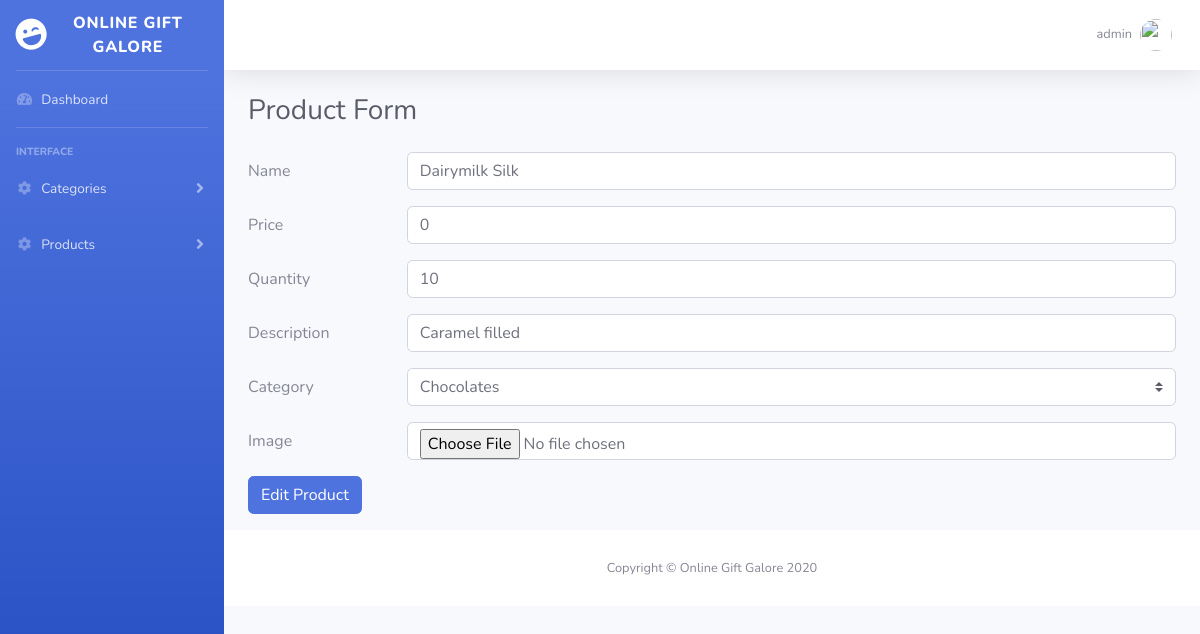
The app's page /template/admin/edit-post.php?id=26 (signed in) with its own data.
### tables this page shows
CREATE TABLE `products` (
  `id` int(255) NOT NULL,
  `name` varchar(255) NOT NULL,
  `price` int(11) NOT NULL,
  `category_id` int(3) NOT NULL,
  `quantity` int(10) NOT NULL,
  `description` longtext NOT NULL,
  `image` varchar(100) NOT NULL
);

CREATE TABLE `categories` (
  `id` int(255) NOT NULL,
  `name` varchar(255) NOT NULL,
  `summary` text DEFAULT NULL,
  `image` varchar(100) DEFAULT NULL
);

### template/admin/edit-post.php (the view, shortened to what this page needs)
<?php
  include("includes/head.php");
  $query = "SELECT * from categories";
  $result = $db->query($query);
  $categories = [];
  while ($row = $result->fetch_assoc()) {
    $categories[] = $row;
  }
  function fetch($table,$id,$db)
  {
  $table = mysqli_real_escape_string($db,$table);
  $id    = (int) $id;
  $sql = "SELECT * FROM `{$table}` WHERE `id` = {$id}";
  $query = $db->query($sql);
  $data = $query->fetch_assoc();
  return $data;
  }
  $data = fetch('products',$_GET['id'],$db);
?>
        <div class="container-fluid">
          <h1 class="h3 mb-4 text-gray-800">Product Form</h1>
          <form method="POST" action="" enctype="multipart/form-data">
          <div class="form-group row">
            <label for="name" class="col-sm-2 col-form-label"> Name</label>
            <div class="col-sm-10">
              <input type="text" class="form-control" id="name" required="" name="name" value="<?php echo $data['name'] ?>">
            </div>
          </div>
          <div class="form-group row">
            <label for="price" class="col-sm-2 col-form-label"> Price</label>
            <div class="col-sm-10">
              <input type="text" class="form-control" id="price" required="" name="price" value="<?php echo $data['price'] ?>">
            </div>
          </div>
          <div class="form-group row">
            <label for="quantity" class="col-sm-2 col-form-label">Quantity</label>
            <div class="col-sm-10">
              <input type="number" class="form-control" id="quantity" required="" min="1" name="quantity" value="<?php echo $data['quantity'] ?>">
            </div>
          </div>
          <div class="form-group row">
            <label for="description" class="col-sm-2 col-form-label">Description</label>
            <div class="col-sm-10">
              <input type="text" class="form-control" id="description" required="" name="description" value="<?php echo $data['description'] ?>">
            </div>
          </div>
          <div class="form-group row">
            <label for="description" class="col-sm-2 col-form-label">Category</label>
            <div class="col-sm-10">
            <select class="custom-select" name="category_id">
              <option selected value="<?php echo $data['category_id'] ?>">
                <?php foreach ($categories as $value) {
                  if($value['id'] == $data['category_id']){
                    echo $value['name'];
                  }
                } ?>
              </option>
            </select>
            </div>
          </div>
          <div class="form-group row">
            <label for="image" class="col-sm-2 col-form-label">Image </label>
            <div class="col-sm-10">
              <input type="file" class="form-control" id="image" name="image">
            </div>
          </div>
          <div class="form-group row">
            <div class="col-sm-10">
              <button type="submit" class="btn btn-primary">Edit Product</button>
            </div>
          </div>
        </form>
        </div>
<?php
  include("includes/foot.php");
  ?>

### records on screen
products: name "Dairymilk Silk", price "0", quantity "10", description "Caramel filled", category_id "Chocolates"
